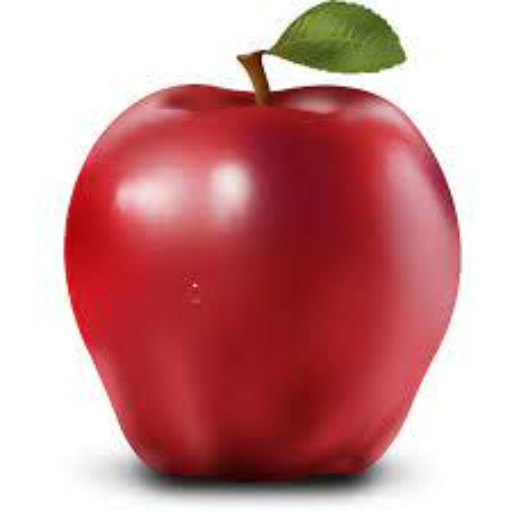
#> input picture getting_started_with_images/apple.png, 512 x 512 px
$ python 22.image_blending_using_opencv.py
#> lines starting #> are read from the running program, lines starting #| are printed output that depends on the picture
import cv2
import numpy as np

# [10 lines of commented-out code are left out]


Apple = cv2.imread('apple.png')
#> Apple is the input picture: shape (512, 512, 3); mean B, G, R 146.7, 145.7, 204
orange = cv2.imread('orange.png')
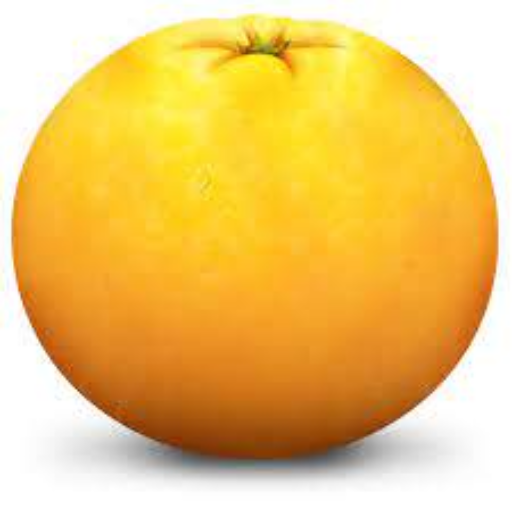
#> input picture getting_started_with_images/orange.png, 512 x 512 px
#> orange is the input picture: shape (512, 512, 3); mean B, G, R 109.3, 197.3, 238.3

# generate Gaussian pyramid for A
G = Apple.copy()
print(G)
#> (printed output is left out)
gpA = [G]
for i in range(6):
    G = cv2.pyrDown(G)
    gpA.append(G)
#> this loop made 6 passes
#> pass 3, `G = cv2.pyrDown(G)`:
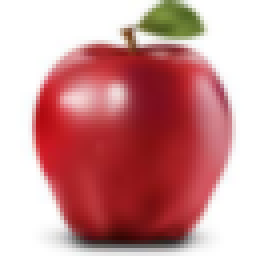
#> G: shape (64, 64, 3) (shown 4 times larger); mean B, G, R 146.7, 145.7, 204
#> after the loop, gpA = 7 items

# generate Gaussian pyramid for B
G = orange.copy()
gpB = [G]
for i in range(6):
    G = cv2.pyrDown(G)
    gpB.append(G)
#> this loop made 6 passes
#> pass 3, `G = cv2.pyrDown(G)`:
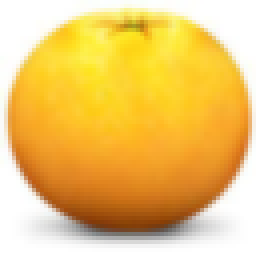
#> G: shape (64, 64, 3) (shown 4 times larger); mean B, G, R 109.3, 197.4, 238.3
#> after the loop, gpB = 7 items

lpA = [gpA[5]]
for i in range(6,0,-1):
    print(i)
    GE = cv2.pyrUp(gpA[i])
    GE=cv2.resize(GE,gpA[i - 1].shape[-2::-1])
    L = cv2.subtract(gpA[i-1],GE)
    lpA.append(L)
#> this loop made 6 passes
#> pass 3, `L = cv2.subtract(gpA[i-1],GE)`:
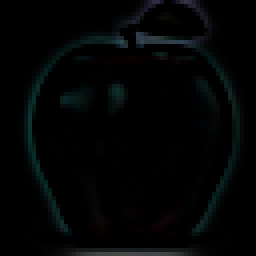
#> L: shape (64, 64, 3) (shown 4 times larger); mean of channels 0, 1, 2 4.3, 4.2, 2.7; drawn as B, G, R
#> after the loop, lpA = 7 items

# generate Laplacian Pyramid for B

lpB = [gpB[5]]
for i in range(6,0,-1):
    print(i)
    GE = cv2.pyrUp(gpB[i])
    GE = cv2.resize(GE, gpB[i - 1].shape[-2::-1])
    L = cv2.subtract(gpB[i-1],GE)
    print(L.shape)
    lpB.append(L)
#> this loop made 6 passes
#> pass 3, `L = cv2.subtract(gpB[i-1],GE)`:
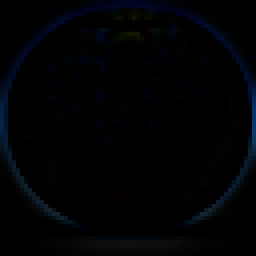
#> L: shape (64, 64, 3) (shown 4 times larger); mean of channels 0, 1, 2 4.3, 2.3, 1.2; drawn as B, G, R
#> after the loop, lpB = 7 items

# Now add left and right halves of images in each level
LS = []
lpAc=[]
for i in range(len(lpA)):
    b=cv2.resize(lpA[i],lpB[i].shape[-2::-1])
    lpAc.append(b)
#> this loop made 7 passes
#> after the loop, lpAc = 7 items
print(len(lpAc))
#| 7
print(len(lpB))
#| 7
j=0
for i in zip(lpAc,lpB):
    la,lb = i
    rows,cols,dpt = la.shape
    ls = np.hstack((la[:,0:cols//2], lb[:,cols//2:]))
    j=j+1
    LS.append(ls)
#> this loop made 7 passes
#> (rows, cols) on passes 1 to 7: (16, 16), (16, 16), (32, 32), (64, 64), (128, 128), (256, 256), (512, 512)
#> after the loop, LS = 7 items; j = 7

ls_ = LS[0]
for i in range(1,6):
    ls_ = cv2.pyrUp(ls_)
    ls_= cv2.resize(ls_, LS[i].shape[-2::-1])
    ls_ = cv2.add(ls_, LS[i])
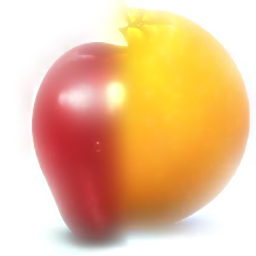
#> ls_: shape (256, 256, 3); mean of channels 0, 1, 2 151.7, 194.3, 236; drawn as B, G, R

# image with direct connecting each half
B= cv2.resize(orange, Apple.shape[-2::-1])
real = np.hstack((Apple[:,:cols//2],orange[:,cols//2:]))
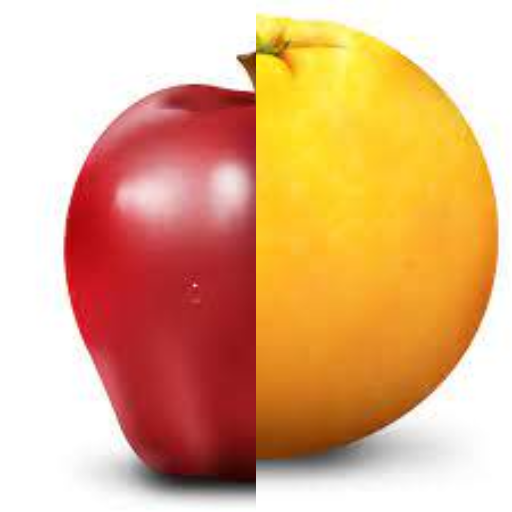
#> real: shape (512, 512, 3); mean B, G, R 133.5, 176.2, 226.6

cv2.imshow('blended', ls_)
cv2.imshow('real', real)
cv2.imwrite('Pyramid_blending2.jpg',ls_)
cv2.imwrite('Direct_blending.jpg',real)
cv2.waitKey()
cv2.destroyAllWindows()
